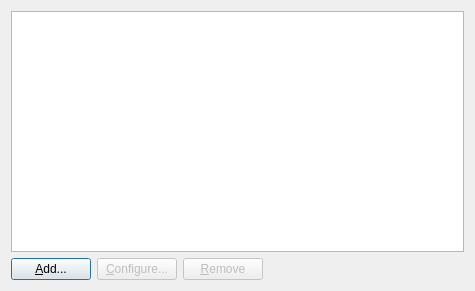
<?xml version="1.0" encoding="UTF-8"?>
<ui version="4.0">
 <class>UitSessionManagerDialog</class>
 <widget class="QDialog" name="UitSessionManagerDialog">
  <property name="geometry">
   <rect>
    <x>0</x>
    <y>0</y>
    <width>475</width>
    <height>291</height>
   </rect>
  </property>
  <property name="windowTitle">
   <string>UIT Session Manager</string>
  </property>
  <layout class="QVBoxLayout" name="verticalLayout">
   <item>
    <widget class="QTableView" name="sessionTable">
     <property name="editTriggers">
      <set>QAbstractItemView::NoEditTriggers</set>
     </property>
     <property name="alternatingRowColors">
      <bool>true</bool>
     </property>
     <property name="selectionMode">
      <enum>QAbstractItemView::SingleSelection</enum>
     </property>
     <property name="selectionBehavior">
      <enum>QAbstractItemView::SelectRows</enum>
     </property>
     <property name="sortingEnabled">
      <bool>true</bool>
     </property>
     <attribute name="verticalHeaderCascadingSectionResizes">
      <bool>true</bool>
     </attribute>
    </widget>
   </item>
   <item>
    <layout class="QHBoxLayout" name="buttonBox">
     <item>
      <widget class="QPushButton" name="addQueueButton">
       <property name="toolTip">
        <string>Add a new queue.</string>
       </property>
       <property name="text">
        <string>&amp;Add...</string>
       </property>
      </widget>
     </item>
     <item>
      <widget class="QPushButton" name="configureQueueButton">
       <property name="enabled">
        <bool>false</bool>
       </property>
       <property name="toolTip">
        <string>Configure and add programs to the selected queue.</string>
       </property>
       <property name="text">
        <string>&amp;Configure...</string>
       </property>
       <property name="Enabled" stdset="0">
        <bool>false</bool>
       </property>
      </widget>
     </item>
     <item>
      <widget class="QPushButton" name="removeSessionButton">
       <property name="enabled">
        <bool>false</bool>
       </property>
       <property name="toolTip">
        <string>Remove the selected queue.</string>
       </property>
       <property name="text">
        <string>&amp;Remove</string>
       </property>
       <property name="Enabled" stdset="0">
        <bool>false</bool>
       </property>
      </widget>
     </item>
     <item>
      <spacer name="horizontalSpacer">
       <property name="orientation">
        <enum>Qt::Horizontal</enum>
       </property>
       <property name="sizeHint" stdset="0">
        <size>
         <width>40</width>
         <height>20</height>
        </size>
       </property>
      </spacer>
     </item>
    </layout>
   </item>
  </layout>
 </widget>
 <tabstops>
  <tabstop>sessionTable</tabstop>
  <tabstop>addQueueButton</tabstop>
  <tabstop>configureQueueButton</tabstop>
  <tabstop>removeSessionButton</tabstop>
 </tabstops>
 <resources/>
 <connections/>
</ui>
